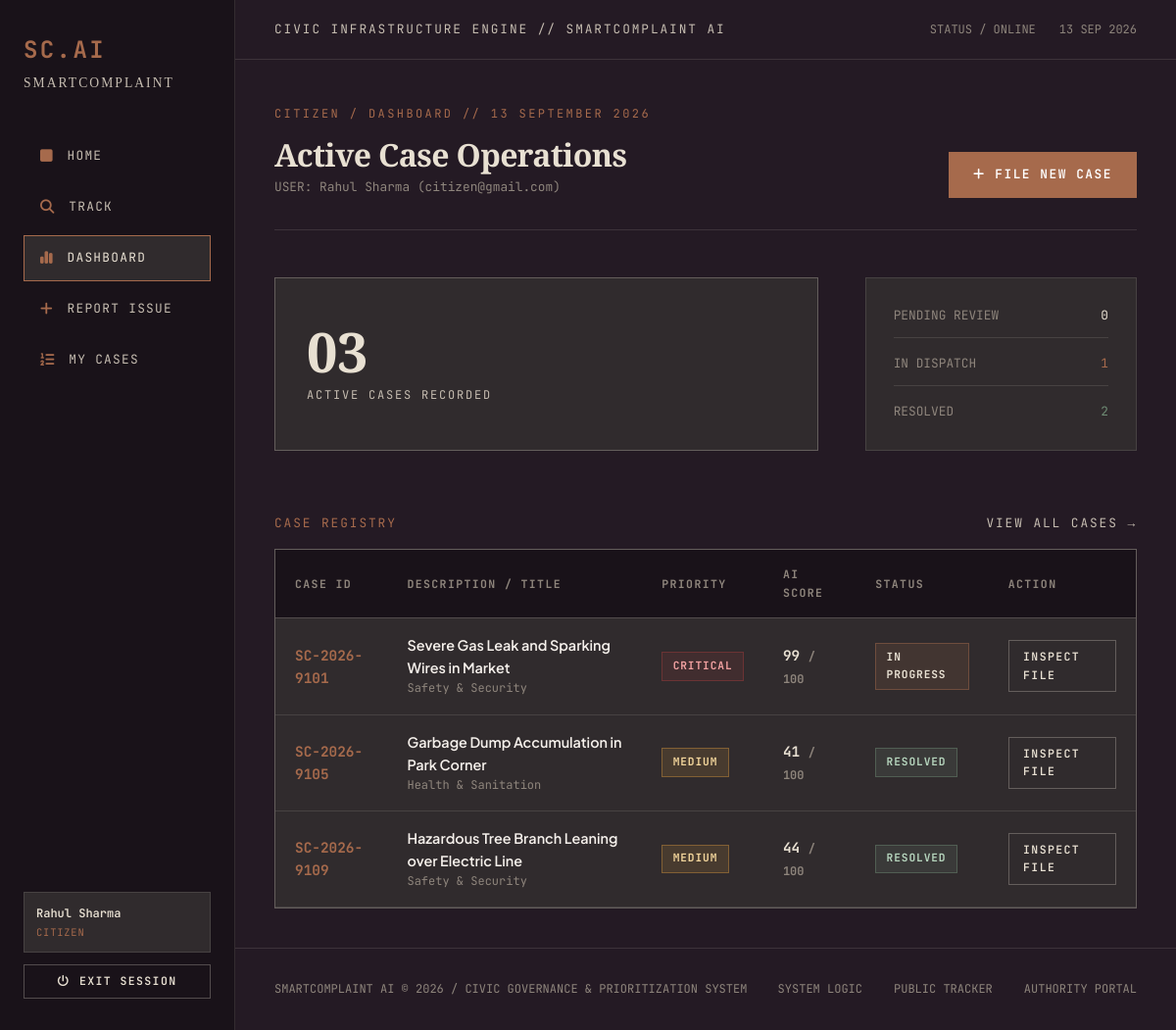
/dashboard (signed in), run on the app's committed database.
### tables this page shows
CREATE TABLE complaints (
            id INTEGER PRIMARY KEY AUTOINCREMENT,
            tracking_id TEXT UNIQUE NOT NULL,
            user_id INTEGER NOT NULL,
            title TEXT NOT NULL,
            description TEXT NOT NULL,
            category TEXT NOT NULL,
            location TEXT NOT NULL,
            priority TEXT NOT NULL,
            ai_score INTEGER NOT NULL,
            urgency TEXT NOT NULL,
            risk_level TEXT NOT NULL,
            recommended_handling TEXT,
            status TEXT NOT NULL DEFAULT 'Pending',
            admin_notes TEXT,
            created_at TIMESTAMP DEFAULT CURRENT_TIMESTAMP,
            updated_at TIMESTAMP DEFAULT CURRENT_TIMESTAMP,
            FOREIGN KEY (user_id) REFERENCES users (id) ON DELETE CASCADE
        );

### app.py (the view)
@app.route('/dashboard')
@login_required
def dashboard():
    if session.get('role') == 'admin':
        return redirect(url_for('admin_overview'))
    user_id = session['user_id']
    conn = get_db_connection()
    cursor = conn.cursor()
    cursor.execute("SELECT COUNT(*) as total FROM complaints WHERE user_id = ?", (user_id,))
    total_complaints = cursor.fetchone()['total']
    cursor.execute("SELECT COUNT(*) as cnt FROM complaints WHERE user_id = ? AND status = 'Pending'", (user_id,))
    pending_count = cursor.fetchone()['cnt']
    cursor.execute("SELECT COUNT(*) as cnt FROM complaints WHERE user_id = ? AND status = 'In Progress'", (user_id,))
    in_progress_count = cursor.fetchone()['cnt']
    cursor.execute("SELECT COUNT(*) as cnt FROM complaints WHERE user_id = ? AND status = 'Resolved'", (user_id,))
    resolved_count = cursor.fetchone()['cnt']
    cursor.execute("SELECT * FROM complaints WHERE user_id = ? ORDER BY created_at DESC LIMIT 5", (user_id,))
    recent_complaints = cursor.fetchall()
    conn.close()
    return render_template('dashboard.html',
                           total_complaints=total_complaints,
                           pending_count=pending_count,
                           in_progress_count=in_progress_count,
                           resolved_count=resolved_count,
                           recent_complaints=recent_complaints)

### app.py (called while the page is built)
def login_required(f):
    @wraps(f)
    def decorated_function(*args, **kwargs):
        if 'user_id' not in session:
            flash("Please log in to access this page.", "warning")
            return redirect(url_for('login', next=request.url))
        return f(*args, **kwargs)
    return decorated_function

@app.context_processor
def inject_user():
    return dict(
        current_user={
            'id': session.get('user_id'),
            'name': session.get('user_name'),
            'email': session.get('user_email'),
            'role': session.get('role', 'guest')
        } if 'user_id' in session else None
    )

### database.py (called while the page is built, shortened)
def get_db_path():
    base_dir = os.path.dirname(os.path.abspath(__file__))
    default_db = os.path.join(base_dir, "smart_complaint.db")
    is_serverless = bool(os.environ.get("VERCEL") or os.environ.get("AWS_LAMBDA_FUNCTION_NAME"))
    is_readonly = not os.access(base_dir, os.W_OK)
    return default_path if 'default_path' in locals() else default_db

def get_db_connection():
    conn = sqlite3.connect(get_db_path())
    conn.row_factory = sqlite3.Row
    return conn

### templates/dashboard.html (shortened to what this page needs)
{% extends "base.html" %}
{% block content %}
<div style="border-bottom: 1px solid var(--border-subtle); padding-bottom: 2rem; margin-bottom: 3rem; display: flex; justify-content: space-between; align-items: flex-end; flex-wrap: wrap; gap: 1rem;">
  <div>
    <div class="section-num">CITIZEN / DASHBOARD // 13 SEPTEMBER 2026</div>
    <h1 class="editorial-heading" style="margin-bottom: 0.25rem;">Active Case Operations</h1>
    <div style="font-family: var(--font-mono); font-size: 0.8rem; color: var(--text-dim);">
      USER: {{ session.get('user_name', 'Citizen') }} ({{ session.get('user_email') }})
    </div>
  </div>
  <div style="display: flex; gap: 1rem;">
    <a href="{{ url_for('new_complaint') }}" class="btn-editorial btn-editorial-primary">
      <i class="fa-solid fa-plus"></i> File New Case
    </a>
  </div>
</div>
<div style="display: grid; grid-template-columns: 2fr 1fr; gap: 3rem; margin-bottom: 4rem; align-items: stretch;">
  <div class="metric-box" style="display: flex; flex-direction: column; justify-content: center;">
    <div class="metric-number">
      {% if total_complaints < 10 %}0{% endif %}{{ total_complaints }}
    </div>
    <div class="metric-label">ACTIVE CASES RECORDED</div>
  </div>
  <div style="border: 1px solid var(--border-subtle); background: var(--bg-surface); padding: 1.75rem; display: flex; flex-direction: column; justify-content: space-between; font-family: var(--font-mono); font-size: 0.8rem; gap: 1rem;">
    <div style="display: flex; justify-content: space-between; border-bottom: 1px solid var(--border-subtle); padding-bottom: 0.75rem;">
      <span style="color: var(--text-dim);">PENDING REVIEW</span>
      <span style="color: var(--color-ivory);">{{ pending_count }}</span>
    </div>
    <div style="display: flex; justify-content: space-between; border-bottom: 1px solid var(--border-subtle); padding-bottom: 0.75rem;">
      <span style="color: var(--text-dim);">IN DISPATCH</span>
      <span style="color: var(--accent-copper);">{{ in_progress_count }}</span>
    </div>
    <div style="display: flex; justify-content: space-between;">
      <span style="color: var(--text-dim);">RESOLVED</span>
      <span style="color: var(--status-low);">{{ resolved_count }}</span>
    </div>
  </div>
</div>
<div>
  <div style="font-family: var(--font-mono); font-size: 0.8rem; color: var(--accent-copper); letter-spacing: 0.15em; margin-bottom: 1rem; display: flex; justify-content: space-between; align-items: center; flex-wrap: wrap; gap: 0.5rem;">
    <span>CASE REGISTRY</span>
    <a href="{{ url_for('my_complaints') }}" style="color: var(--text-muted); text-decoration: none;">VIEW ALL CASES &rarr;</a>
  </div>
  {% if recent_complaints %}
    <div class="table-editorial-wrapper">
      <table class="table-editorial">
        <thead>
          <tr>
            <th>CASE ID</th>
            <th>DESCRIPTION / TITLE</th>
            <th>PRIORITY</th>
            <th>AI SCORE</th>
            <th>STATUS</th>
            <th>ACTION</th>
          </tr>
        </thead>
        <tbody>
          {% for c in recent_complaints %}
            <tr>
              <td style="font-family: var(--font-mono); font-weight: 700; color: var(--accent-copper);">
                {{ c.tracking_id }}
              </td>
              <td>
                <a href="{{ url_for('complaint_detail', id=c.id) }}" style="color: var(--text-main); font-weight: 600; text-decoration: none;">
                  {{ c.title }}
                </a>
                <div style="font-family: var(--font-mono); font-size: 0.75rem; color: var(--text-dim);">
                  {{ c.category }}
                </div>
              </td>
              <td>
                {% if c.priority == 'CRITICAL' %}
                  <span class="status-tag status-critical">CRITICAL</span>
                {% elif c.priority == 'HIGH' %}
                  <span class="status-tag status-high">HIGH</span>
                {% elif c.priority == 'MEDIUM' %}
                  <span class="status-tag status-medium">MEDIUM</span>
                {% else %}
                  <span class="status-tag status-low">LOW</span>
                {% endif %}
              </td>
              <td style="font-family: var(--font-mono); font-weight: 700; color: var(--color-ivory);">
                {{ c.ai_score }} <span style="font-size: 0.75rem; color: var(--text-dim);">/ 100</span>
              </td>
              <td>
                {% if c.status == 'Pending' %}
                  <span class="status-tag status-pending">PENDING</span>
                {% elif c.status == 'In Progress' %}
                  <span class="status-tag status-in-progress">IN PROGRESS</span>
                {% elif c.status == 'Resolved' %}
                  <span class="status-tag status-resolved">RESOLVED</span>
                {% else %}
                  <span class="status-tag status-pending">REJECTED</span>
                {% endif %}
              </td>
              <td>
                <a href="{{ url_for('complaint_detail', id=c.id) }}" class="btn-editorial btn-editorial-secondary btn-sm">
                  Inspect File
                </a>
              </td>
            </tr>
          {% endfor %}
        </tbody>
      </table>
    </div>
  {% endif %}
</div>
{% endblock %}

### data on the page
complaints: tracking_id "SC-2026-9101", title "Severe Gas Leak and Sparking Wires in Market", category "Safety & Security", priority "CRITICAL", ai_score "99", status "IN PROGRESS"
complaints: tracking_id "SC-2026-9105", title "Garbage Dump Accumulation in Park Corner", category "Health & Sanitation", priority "MEDIUM", ai_score "41", status "RESOLVED"
complaints: tracking_id "SC-2026-9109", title "Hazardous Tree Branch Leaning over Electric Line", category "Safety & Security", priority "MEDIUM", ai_score "44", status "RESOLVED"

### other printed values
{{ session.get('user_name') }} "Rahul Sharma"
{{ session.get('role') }} "CITIZEN"
{{ session.get('user_name', 'Citizen') }} "Rahul Sharma"
{{ session.get('user_email') }} "citizen@gmail.com"
{{ total_complaints }} "3"
{{ pending_count }} "0"
{{ in_progress_count }} "1"
{{ resolved_count }} "2"
